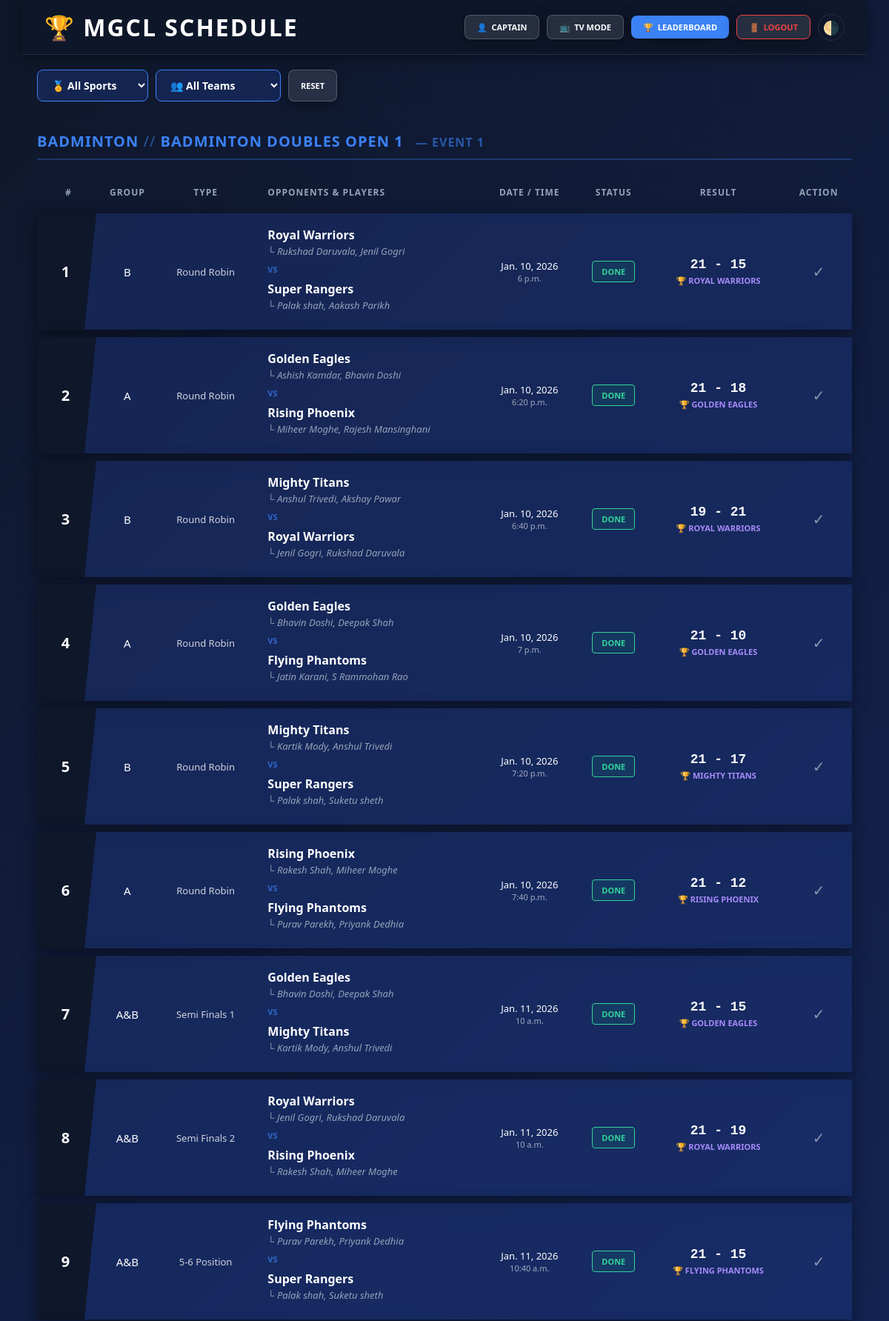
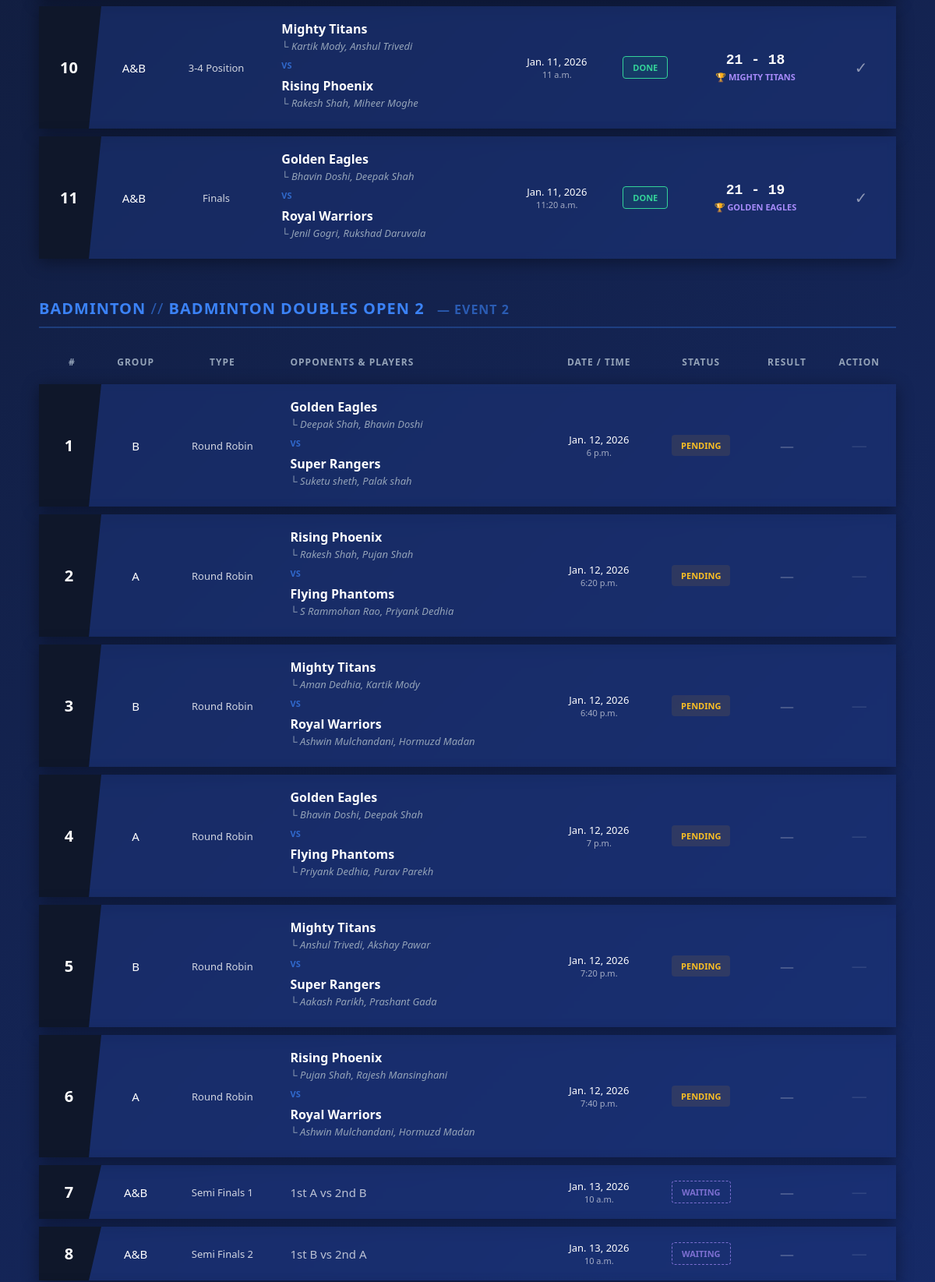
The page / (upper part) on the database its author committed (2 pictures, top to bottom).
### tournament/models.py (models this page shows, shortened)
class Event(models.Model):
    sport = models.ForeignKey(Sport, on_delete=models.CASCADE, related_name="events")
    event_id = models.IntegerField()
    name = models.CharField(max_length=200)
    logo = models.ImageField(upload_to='event_logos/', null=True, blank=True)
    is_locked = models.BooleanField(default=False)

class Sport(models.Model):
    name = models.CharField(max_length=100, unique=True)
    def __str__(self): return self.name

class Match(models.Model):
    GROUP_CHOICES = [("A", "A"), ("B", "B"), ("A&B", "A & B")]
    TYPE_CHOICES = [
        ("RR", "Round Robin"), ("SF1", "Semi Finals 1"), ("SF2", "Semi Finals 2"),
        ("P56", "5-6 Position"), ("P34", "3-4 Position"), ("F", "Finals"),
    ]
    event = models.ForeignKey(Event, on_delete=models.CASCADE, related_name="matches")
    match_no = models.IntegerField()
    group = models.CharField(max_length=3, choices=GROUP_CHOICES)
    match_type = models.CharField(max_length=3, choices=TYPE_CHOICES)
    opponent_rule = models.CharField(max_length=200)
    team1 = models.ForeignKey(Team, null=True, blank=True, on_delete=models.SET_NULL, related_name="home_matches")
    team2 = models.ForeignKey(Team, null=True, blank=True, on_delete=models.SET_NULL, related_name="away_matches")
    team1_players = models.CharField(max_length=600, blank=True, null=True)
    team2_players = models.CharField(max_length=600, blank=True, null=True)
    date = models.DateField()
    time = models.TimeField()
    venue_type = models.CharField(max_length=20)
    venue_no = models.CharField(max_length=10)
    winner = models.CharField(max_length=100, null=True, blank=True)
    loser = models.CharField(max_length=100, null=True, blank=True)
    completed = models.BooleanField(default=False)
    team1_score = models.IntegerField(null=True, blank=True)
    team2_score = models.IntegerField(null=True, blank=True)
    @property
    def is_bracket_match(self):
        return self.match_type in ['SF1', 'SF2', 'P56', 'P34', 'F']
    @property
    def bracket_ready(self):
        return self.team1 is not None and self.team2 is not None

class Team(models.Model):
    account = models.OneToOneField(User, on_delete=models.SET_NULL, null=True, blank=True, related_name="team_profile")
    code = models.CharField(max_length=10, unique=True)
    name = models.CharField(max_length=100)
    owners = models.CharField(max_length=500, blank=True, null=True, help_text="Team Owners")
    pool = models.CharField(max_length=1, choices=[("A", "Group A"), ("B", "Group B")], default="A")
    icon = models.ImageField(upload_to='team_icons/', null=True, blank=True)
    def __str__(self): return f"{self.code} - {self.name}"

### tournament/views.py (the view)
# urls.py: path('', views.fixtures, name='home'),
def fixtures(request):
    events = Event.objects.prefetch_related("matches").order_by("sport__name", "event_id")
    bridge_rankings = {}
    for r in BridgeGroupResult.objects.select_related("event", "first", "second", "third"):
        bridge_rankings.setdefault(r.event_id, {})[r.group] = r
    return render(request, "tournament/fixtures.html", {"events": events, "bridge_rankings": bridge_rankings})

### tournament/templates/tournament/fixtures.html (shortened to what this page needs)
{% load tournament_extras %}
<!DOCTYPE html>
<html lang="en">
<head>
</head>
<body class="dark">
<div class="board">
    <div class="header-container">
        <div class="header-logo-group">
            <h1>🏆 MGCL Schedule</h1>
        </div>
        <div class="nav-group">
            <a href="{% url 'captain_dashboard' %}" class="btn btn-secondary" title="Captain's Portal">
                👤 <span>Captain</span>
            </a>
            <a href="{% url 'big_screen' %}" class="btn btn-secondary" title="Big Screen Mode" target="_blank">
                📺 <span>TV Mode</span>
            </a>
            <a href="{% url 'leaderboard' %}" class="btn">
                🏆 <span>Leaderboard</span>
            </a>
            <a href="{% url 'logout' %}" class="btn btn-secondary" style="border-color: #ef4444; color: #ef4444;">
                🚪 <span>Logout</span>
            </a>
            <button class="icon-btn" onclick="toggleTheme()" title="Toggle Theme">
                🌗
            </button>
        </div>
    </div>
    <div class="filter-bar">
        <select id="sportFilter" class="filter-select" onchange="applyFilters()">
            <option value="all">🏅 All Sports</option>
            </select>
        <select id="teamFilter" class="filter-select" onchange="applyFilters()">
            <option value="all">👥 All Teams</option>
        </select>
        <button class="btn btn-secondary" onclick="resetFilters()">Reset</button>
    </div>
    {% for event in events %}
    <div class="event-section" data-sport="{{ event.sport.name }}">
        <h2>
            {{ event.sport }}
            <span style="opacity:0.6; font-weight:400;">//</span>
            {{ event.name }}
            <span style="opacity:0.6; font-size: 0.8em; margin-left: 10px;">— Event {{ event.event_id }}</span>
        </h2>
        <table>
            <thead>
                <tr>
                    <th style="padding-left: 15px;">#</th>
                    <th>Group</th>
                    <th>Type</th>
                    <th style="text-align: left; padding-left: 20px;">Opponents & Players</th>
                    <th>Date / Time</th>
                    <th>Status</th>
                    <th>Result</th>
                    <th>Action</th>
                </tr>
            </thead>
            <tbody>
            {% for m in event.matches.all|dictsort:"match_no" %}
                <tr id="match-{{ m.id }}" class="match-row"
                    data-team1="{{ m.team1.name }}"
                    data-team2="{{ m.team2.name }}"
                    data-rule="{{ m.opponent_rule }}">
                    <td class="match-cell">{{ m.match_no }}</td>
                    <td>{{ m.group }}</td>
                    <td style="font-size: 13px; opacity: 0.8;">{{ m.get_match_type_display }}</td>
                    <td class="col-team">
                        {% if m.team1 and m.team2 %}
                            <div class="team-row">
                                <span class="team-name">{{ m.team1.name }}</span>
                                {% if m.team1_players %}
                                    <span class="player-list">└ {{ m.team1_players }}</span>
                                {% endif %}
                            </div>
                            <div class="vs-divider">VS</div>
                            <div class="team-row">
                                <span class="team-name">{{ m.team2.name }}</span>
                                {% if m.team2_players %}
                                    <span class="player-list">└ {{ m.team2_players }}</span>
                                {% endif %}
                            </div>
                        {% else %}
                            <span style="opacity:0.7">{{ m.opponent_rule }}</span>
                        {% endif %}
                    </td>
                    <td style="font-size: 13px;">
                        <div>{{ m.date }}</div>
                        <div style="opacity: 0.6; font-size: 11px;">{{ m.time }}</div>
                    </td>
                    <td>
                        {% if m.completed %}
                            <span class="badge st-done">Done</span>
                        {% elif event.sport.name == "Bridge" and "all teams" in m.opponent_rule|lower %}
                            <span class="badge st-agg">Aggregate</span>
                        {% elif m.is_bracket_match and not m.bracket_ready and event.sport.name != "Swimming" %}
                            <span class="badge st-wait">Waiting</span>
                        {% else %}
                            <span class="badge st-pend">Pending</span>
                        {% endif %}
                    </td>
                    <td class="col-result">
                        {% if m.completed %}
                            {% if m.event.sport.name == "Bridge" and "all teams" in m.opponent_rule|lower %}
                                <span class="winner-text">🏆 {{ m.winner }}</span>
                            {% else %}
                                {{ m.team1_score }} - {{ m.team2_score }}
                                <span class="winner-text">🏆 {{ m.winner }}</span>
                            {% endif %}
                        {% else %}
                            <span style="opacity:0.2">—</span>
                        {% endif %}
                    </td>
                    <td>
                        {% if user.is_staff %}
                            {% if m.event.is_locked %}
                                <span class="lock" title="Event Finalized">🔒</span>
                            {% elif m.completed %}
                                <a href="{% url 'score_entry' m.id %}" class="action-link" style="border-color: #f59e0b; color: #f59e0b;">Edit</a>
                            {% elif event.sport.name == "Swimming" %}
                                <a href="{% url 'score_entry' m.id %}" class="action-link">Enter Score</a>
                            {% elif m.is_bracket_match and not m.bracket_ready %}
                                <span style="opacity:0.3; font-size:12px;">Locked</span>
                            {% else %}
                                <a href="{% url 'score_entry' m.id %}" class="action-link">Enter Score</a>
                            {% endif %}
                        {% else %}
                            {% if m.completed %}
                                <span style="opacity:0.5; font-size:20px;">✓</span>
                            {% else %}
                                <span style="opacity:0.1; font-size:20px;">—</span>
                            {% endif %}
                        {% endif %}
                    </td>
                </tr>
            {% endfor %}
            </tbody>
        </table>
    </div>
    {% endfor %}
</div>
</body>
</html>

### rows shown on the page
Event: sport "BADMINTON", name "BADMINTON DOUBLES OPEN 1", event_id "1"
Match: match_no "1", group "B", match_type "Round Robin", team1.name "Royal Warriors", team1_players "Rukshad Daruvala, Jenil Gogri", team2.name "Super Rangers", team2_players "Palak shah, Aakash Parikh", date "Jan. 10, 2026", time "6 p.m.", completed "DONE", team1_score "21", team2_score "15", winner "ROYAL WARRIORS"
Match: match_no "2", group "A", match_type "Round Robin", team1.name "Golden Eagles", team1_players "Ashish Kamdar, Bhavin Doshi", team2.name "Rising Phoenix", team2_players "Miheer Moghe, Rajesh Mansinghani", date "Jan. 10, 2026", time "6:20 p.m.", completed "DONE", team1_score "21", team2_score "18", winner "GOLDEN EAGLES"
Match: match_no "3", group "B", match_type "Round Robin", team1.name "Mighty Titans", team1_players "Anshul Trivedi, Akshay Pawar", team2.name "Royal Warriors", team2_players "Jenil Gogri, Rukshad Daruvala", date "Jan. 10, 2026", time "6:40 p.m.", completed "DONE", team1_score "19", team2_score "21", winner "ROYAL WARRIORS"
Match: match_no "4", group "A", match_type "Round Robin", team1.name "Golden Eagles", team1_players "Bhavin Doshi, Deepak Shah", team2.name "Flying Phantoms", team2_players "Jatin Karani, S Rammohan Rao", date "Jan. 10, 2026", time "7 p.m.", completed "DONE", team1_score "21", team2_score "10", winner "GOLDEN EAGLES"
Match: match_no "5", group "B", match_type "Round Robin", team1.name "Mighty Titans", team1_players "Kartik Mody, Anshul Trivedi", team2.name "Super Rangers", team2_players "Palak shah, Suketu sheth", date "Jan. 10, 2026", time "7:20 p.m.", completed "DONE", team1_score "21", team2_score "17", winner "MIGHTY TITANS"
Match: match_no "6", group "A", match_type "Round Robin", team1.name "Rising Phoenix", team1_players "Rakesh Shah, Miheer Moghe", team2.name "Flying Phantoms", team2_players "Purav Parekh, Priyank Dedhia", date "Jan. 10, 2026", time "7:40 p.m.", completed "DONE", team1_score "21", team2_score "12", winner "RISING PHOENIX"
Match: match_no "7", group "A&B", match_type "Semi Finals 1", team1.name "Golden Eagles", team1_players "Bhavin Doshi, Deepak Shah", team2.name "Mighty Titans", team2_players "Kartik Mody, Anshul Trivedi", date "Jan. 11, 2026", time "10 a.m.", completed "DONE", team1_score "21", team2_score "15", winner "GOLDEN EAGLES"
Match: match_no "8", group "A&B", match_type "Semi Finals 2", team1.name "Royal Warriors", team1_players "Jenil Gogri, Rukshad Daruvala", team2.name "Rising Phoenix", team2_players "Rakesh Shah, Miheer Moghe", date "Jan. 11, 2026", time "10 a.m.", completed "DONE", team1_score "21", team2_score "19", winner "ROYAL WARRIORS"
Match: match_no "9", group "A&B", match_type "5-6 Position", team1.name "Flying Phantoms", team1_players "Purav Parekh, Priyank Dedhia", team2.name "Super Rangers", team2_players "Palak shah, Suketu sheth", date "Jan. 11, 2026", time "10:40 a.m.", completed "DONE", team1_score "21", team2_score "15", winner "FLYING PHANTOMS"
Match: match_no "10", group "A&B", match_type "3-4 Position", team1.name "Mighty Titans", team1_players "Kartik Mody, Anshul Trivedi", team2.name "Rising Phoenix", team2_players "Rakesh Shah, Miheer Moghe", date "Jan. 11, 2026", time "11 a.m.", completed "DONE", team1_score "21", team2_score "18", winner "MIGHTY TITANS"
Match: match_no "11", group "A&B", match_type "Finals", team1.name "Golden Eagles", team1_players "Bhavin Doshi, Deepak Shah", team2.name "Royal Warriors", team2_players "Jenil Gogri, Rukshad Daruvala", date "Jan. 11, 2026", time "11:20 a.m.", completed "DONE", team1_score "21", team2_score "19", winner "GOLDEN EAGLES"
Event: sport "BADMINTON", name "BADMINTON DOUBLES OPEN 2", event_id "2"
Match: match_no "1", group "B", match_type "Round Robin", team1.name "Golden Eagles", team1_players "Deepak Shah, Bhavin Doshi", team2.name "Super Rangers", team2_players "Suketu sheth, Palak shah", date "Jan. 12, 2026", time "6 p.m.", completed "PENDING"
Match: match_no "2", group "A", match_type "Round Robin", team1.name "Rising Phoenix", team1_players "Rakesh Shah, Pujan Shah", team2.name "Flying Phantoms", team2_players "S Rammohan Rao, Priyank Dedhia", date "Jan. 12, 2026", time "6:20 p.m.", completed "PENDING"
Match: match_no "3", group "B", match_type "Round Robin", team1.name "Mighty Titans", team1_players "Aman Dedhia, Kartik Mody", team2.name "Royal Warriors", team2_players "Ashwin Mulchandani, Hormuzd Madan", date "Jan. 12, 2026", time "6:40 p.m.", completed "PENDING"
Match: match_no "4", group "A", match_type "Round Robin", team1.name "Golden Eagles", team1_players "Bhavin Doshi, Deepak Shah", team2.name "Flying Phantoms", team2_players "Priyank Dedhia, Purav Parekh", date "Jan. 12, 2026", time "7 p.m.", completed "PENDING"
Match: match_no "5", group "B", match_type "Round Robin", team1.name "Mighty Titans", team1_players "Anshul Trivedi, Akshay Pawar", team2.name "Super Rangers", team2_players "Aakash Parikh, Prashant Gada", date "Jan. 12, 2026", time "7:20 p.m.", completed "PENDING"
Match: match_no "6", group "A", match_type "Round Robin", team1.name "Rising Phoenix", team1_players "Pujan Shah, Rajesh Mansinghani", team2.name "Royal Warriors", team2_players "Ashwin Mulchandani, Hormuzd Madan", date "Jan. 12, 2026", time "7:40 p.m.", completed "PENDING"
Match: match_no "7", group "A&B", match_type "Semi Finals 1", opponent_rule "1st A vs 2nd B", date "Jan. 13, 2026", time "10 a.m.", completed "WAITING"
Match: match_no "8", group "A&B", match_type "Semi Finals 2", opponent_rule "1st B vs 2nd A", date "Jan. 13, 2026", time "10 a.m.", completed "WAITING"
